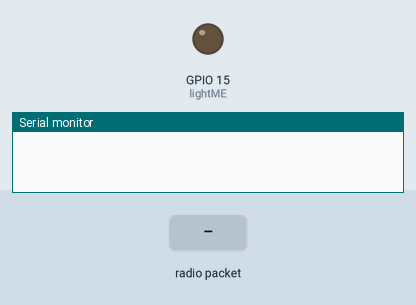
This sketch was run on a simulated ESP32. Shown: output pins drawn as LEDs (lit = HIGH), the last lines printed to the serial monitor. The test bench sets the inputs (shaded band).

Above: at 1.2 s.
1.3 s: radio packet "1" arrives
At 2.8 s:
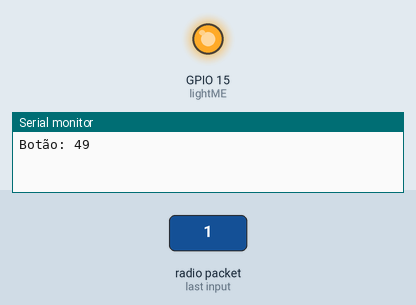
Timing chart, 0 to 4.3 s (numbered marks = the images above; inputs shaded):
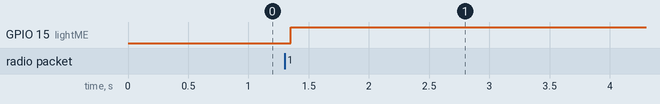

Measured:
- after the input at 1.3 s, GPIO 15 (lightME): LOW → HIGH after 0.05 s

The sketch:

ReceiverESPnow_PushButton.ino
```cpp
#include <esp_now.h>
#include <WiFi.h>

// Pino do LED
const int lightME = 15;

// Estrutura dos dados recebidos
struct __attribute__((packed)) dataPacket {
  int state; // Estado recebido
};

// Função de callback executada ao receber dados
void OnDataRecv(const uint8_t *mac, const uint8_t *incomingData, int len) {
  // Cria uma estrutura para armazenar os dados recebidos
  dataPacket packet;
  // Copia os dados recebidos para a estrutura
  memcpy(&packet, incomingData, sizeof(packet));
  // Exibe o estado recebido no Monitor Serial
  Serial.print("Botão: ");
  Serial.println(packet.state);
  // Define o estado do LED de acordo com o estado recebido
  digitalWrite(lightME, packet.state);
}

void setup() {
  // Inicializa o Monitor Serial
  Serial.begin(115200);
  // Configura o pino do LED como saída
  pinMode(lightME, OUTPUT);

  // Define o dispositivo como Estação Wi-Fi
  WiFi.mode(WIFI_STA);

  // Inicializa o ESP-NOW
  if (esp_now_init() != ESP_OK) {
    Serial.println("Erro ao inicializar o ESP-NOW");
    return;
  }

  // Após a inicialização bem-sucedida do ESPNow, registramos o callback de recebimento para
  // obter informações do pacote recebido
  esp_now_register_recv_cb(OnDataRecv);
}

void loop() {
  // Vazio, já que toda a lógica de recebimento de dados é tratada no callback de recebimento
}
```
